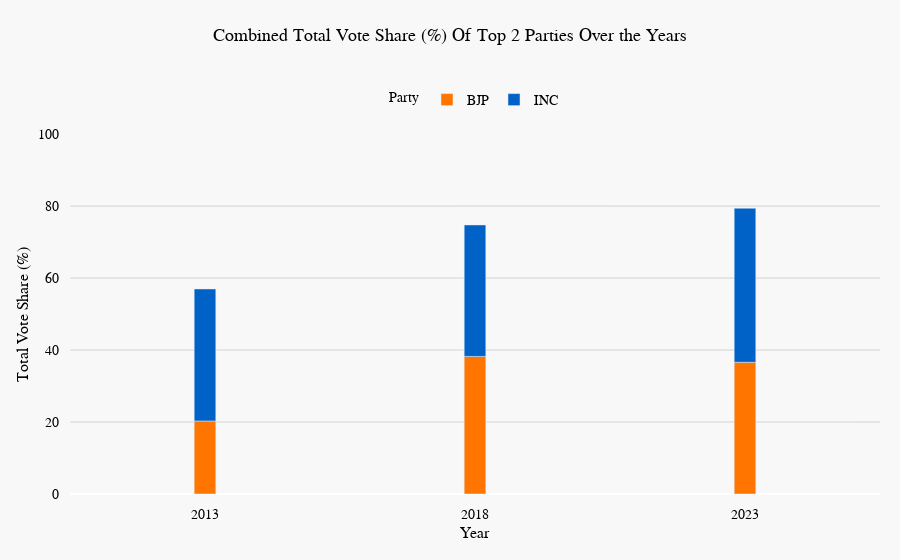

Notebook cell for this chart:
### Code cell
fig = px.bar(
    party_stats_all_years,
    y='vote_share_percent',
    x='year',
    title='Vote Share of Top Two Parties',
    color='party',
    labels={'vote_share_percent': 'Vote Share Percent'},
    color_discrete_map={'INC': '#0062C6', 'BJP': '#FF7500'},
    custom_data=['combined_vote_share_percent', 'combined_constituencies_won']
)

fig.update_traces(
    hovertemplate=(
        'Year: %{x}<br>'
        'Combined Vote Share: %{customdata[0]}%<br>'
        'Combined Constituencies Won: %{customdata[1]} of 224<extra></extra>'
    )
)


# Adjust the layout to set tickvals for x-axis and the gap between bars
fig.update_layout(
    bargap=0.9,  # Adjust the gap between bars
    bargroupgap=0.2,
    xaxis_title="Year",
    yaxis_title="Total Vote Share (%)",
    xaxis=dict(
        tickvals=df['year'].unique(),
        tickfont=dict(family="Cambria", size=14, color="black"),
        titlefont=dict(family="Cambria", size=16, color="black"),
        fixedrange=True,
        showgrid=False,
    ),
    yaxis=dict(
        tickvals = [0,20,40,60,80,100],
        range = [0,100],
        tickfont=dict(family="Cambria", size=14, color="black"),
        titlefont=dict(family="Cambria", size=16, color="black"),
        fixedrange=True,
        showgrid=True,
        zeroline=True,
        gridcolor='lightgrey',
    ),
    title = dict(
        font = dict(family="Cambria", size=18, color="black"),
        text = "Combined Total Vote Share (%) Of Top 2 Parties Over the Years",  
        xanchor="center",
        x = 0.5,
        yanchor="top",
        y = 0.95
    ),
    legend = dict(
        title = dict(
            text = 'Party',
            font = dict(family="Cambria", size=14, color="black")
        ),
        font=dict(family="Cambria", size=14, color="black"),
        orientation="h",
        xanchor = 'center',
        x = 0.5,
        yref = 'container',
        yanchor = 'top',
        y = 0.85
    ),
    autosize=True,
    dragmode=False,
    plot_bgcolor = "#f8f8f8",
    paper_bgcolor = "#f8f8f8",
    margin = dict(pad=10, t=50, b=20, l=20, r=20), 
    legend_itemclick=False,  # Disable legend click actions
    legend_itemdoubleclick=False,
)

pio.write_json(fig, 'plots/votesharetoptwoparties.json')
fig

### Figure 1 — Plotly figure (JSON) as saved in the notebook; plotly's stock layout.template omitted (floating-point values rounded to 4 significant figures)
{"data": [{"alignmentgroup": "True", "customdata": [[56.97, 162], [74.76, 187], [79.4, 201]], "hovertemplate": "Year: %{x}<br>Combined Vote Share: %{customdata[0]}%<br>Combined Constituencies Won: %{customdata[1]} of 224<extra></extra>", "legendgroup": "BJP", "marker": {"color": "#FF7500", "pattern": {"shape": ""}}, "name": "BJP", "offsetgroup": "BJP", "orientation": "v", "showlegend": true, "textposition": "auto", "type": "bar", "x": [2013, 2018, 2023], "xaxis": "x", "y": [20.3, 38.23, 36.6], "yaxis": "y"}, {"alignmentgroup": "True", "customdata": [[56.97, 162], [74.76, 187], [79.4, 201]], "hovertemplate": "Year: %{x}<br>Combined Vote Share: %{customdata[0]}%<br>Combined Constituencies Won: %{customdata[1]} of 224<extra></extra>", "legendgroup": "INC", "marker": {"color": "#0062C6", "pattern": {"shape": ""}}, "name": "INC", "offsetgroup": "INC", "orientation": "v", "showlegend": true, "textposition": "auto", "type": "bar", "x": [2013, 2018, 2023], "xaxis": "x", "y": [36.67, 36.53, 42.8], "yaxis": "y"}], "layout": {"autosize": true, "bargap": 0.9, "bargroupgap": 0.2, "barmode": "relative", "dragmode": false, "legend": {"font": {"color": "black", "family": "Cambria", "size": 14}, "itemclick": false, "itemdoubleclick": false, "orientation": "h", "title": {"font": {"color": "black", "family": "Cambria", "size": 14}, "text": "Party"}, "tracegroupgap": 0, "x": 0.5, "xanchor": "center", "y": 0.85, "yanchor": "top", "yref": "container"}, "margin": {"b": 20, "l": 20, "pad": 10, "r": 20, "t": 50}, "paper_bgcolor": "#f8f8f8", "plot_bgcolor": "#f8f8f8", "title": {"font": {"color": "black", "family": "Cambria", "size": 18}, "text": "Combined Total Vote Share (%) Of Top 2 Parties Over the Years", "x": 0.5, "xanchor": "center", "y": 0.95, "yanchor": "top"}, "xaxis": {"anchor": "y", "domain": [0, 1], "fixedrange": true, "showgrid": false, "tickfont": {"color": "black", "family": "Cambria", "size": 14}, "tickvals": ["2013", "2018", "2023"], "title": {"font": {"color": "black", "family": "Cambria", "size": 16}, "text": "Year"}}, "yaxis": {"anchor": "x", "domain": [0, 1], "fixedrange": true, "gridcolor": "lightgrey", "range": [0, 100], "showgrid": true, "tickfont": {"color": "black", "family": "Cambria", "size": 14}, "tickvals": [0, 20, 40, 60, 80, 100], "title": {"font": {"color": "black", "family": "Cambria", "size": 16}, "text": "Total Vote Share (%)"}, "zeroline": true}}}
